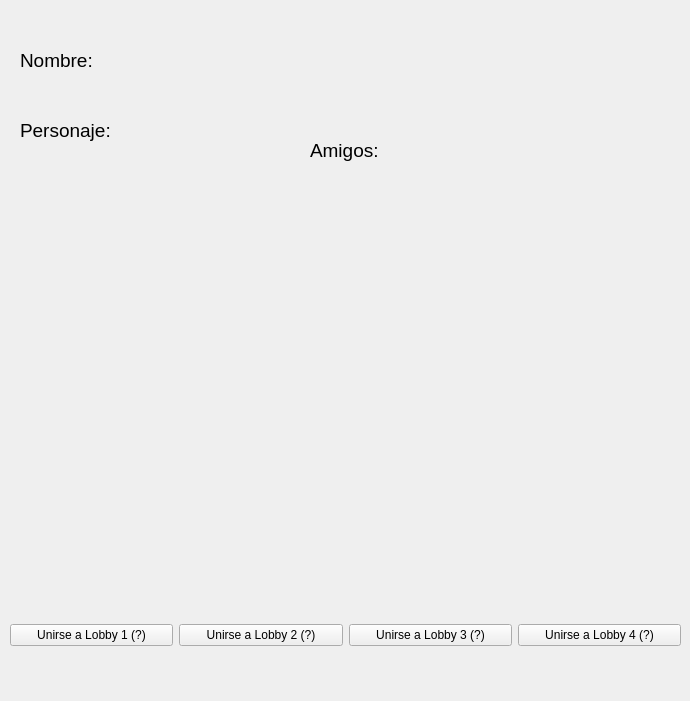
<?xml version="1.0" encoding="UTF-8"?>
<ui version="4.0">
 <class>DCClub</class>
 <widget class="QWidget" name="DCClub">
  <property name="geometry">
   <rect>
    <x>0</x>
    <y>0</y>
    <width>690</width>
    <height>701</height>
   </rect>
  </property>
  <property name="minimumSize">
   <size>
    <width>690</width>
    <height>701</height>
   </size>
  </property>
  <property name="maximumSize">
   <size>
    <width>690</width>
    <height>701</height>
   </size>
  </property>
  <property name="windowTitle">
   <string>Form</string>
  </property>
  <widget class="QLabel" name="nombre">
   <property name="geometry">
    <rect>
     <x>120</x>
     <y>10</y>
     <width>341</width>
     <height>101</height>
    </rect>
   </property>
   <property name="text">
    <string>&lt;html&gt;&lt;head/&gt;&lt;body&gt;&lt;p&gt;&lt;br/&gt;&lt;/p&gt;&lt;p&gt;&lt;br/&gt;&lt;/p&gt;&lt;/body&gt;&lt;/html&gt;</string>
   </property>
  </widget>
  <widget class="QLabel" name="label">
   <property name="geometry">
    <rect>
     <x>20</x>
     <y>100</y>
     <width>121</width>
     <height>61</height>
    </rect>
   </property>
   <property name="text">
    <string>&lt;html&gt;&lt;head/&gt;&lt;body&gt;&lt;p&gt;&lt;span style=&quot; font-size:14pt;&quot;&gt;Personaje:&lt;/span&gt;&lt;/p&gt;&lt;/body&gt;&lt;/html&gt;</string>
   </property>
  </widget>
  <widget class="QLabel" name="personaje">
   <property name="geometry">
    <rect>
     <x>10</x>
     <y>160</y>
     <width>281</width>
     <height>381</height>
    </rect>
   </property>
   <property name="text">
    <string/>
   </property>
  </widget>
  <widget class="QLabel" name="logo">
   <property name="geometry">
    <rect>
     <x>394</x>
     <y>5</y>
     <width>291</width>
     <height>111</height>
    </rect>
   </property>
   <property name="text">
    <string/>
   </property>
  </widget>
  <widget class="QLabel" name="label_2">
   <property name="geometry">
    <rect>
     <x>20</x>
     <y>30</y>
     <width>121</width>
     <height>61</height>
    </rect>
   </property>
   <property name="text">
    <string>&lt;html&gt;&lt;head/&gt;&lt;body&gt;&lt;p&gt;&lt;span style=&quot; font-size:14pt;&quot;&gt;Nombre:&lt;/span&gt;&lt;/p&gt;&lt;/body&gt;&lt;/html&gt;</string>
   </property>
  </widget>
  <widget class="QLabel" name="label_3">
   <property name="geometry">
    <rect>
     <x>310</x>
     <y>110</y>
     <width>91</width>
     <height>81</height>
    </rect>
   </property>
   <property name="text">
    <string>&lt;html&gt;&lt;head/&gt;&lt;body&gt;&lt;p&gt;&lt;span style=&quot; font-size:14pt;&quot;&gt;Amigos:&lt;/span&gt;&lt;/p&gt;&lt;/body&gt;&lt;/html&gt;</string>
   </property>
  </widget>
  <widget class="QLabel" name="amigos">
   <property name="geometry">
    <rect>
     <x>300</x>
     <y>190</y>
     <width>231</width>
     <height>121</height>
    </rect>
   </property>
   <property name="text">
    <string/>
   </property>
  </widget>
  <widget class="QWidget" name="horizontalLayoutWidget">
   <property name="geometry">
    <rect>
     <x>10</x>
     <y>580</y>
     <width>671</width>
     <height>111</height>
    </rect>
   </property>
   <layout class="QHBoxLayout" name="horizontalLayout">
    <item>
     <widget class="QPushButton" name="lobby1">
      <property name="text">
       <string>Unirse a Lobby 1 (?)</string>
      </property>
     </widget>
    </item>
    <item>
     <widget class="QPushButton" name="pushButton_2">
      <property name="text">
       <string>Unirse a Lobby 2 (?)</string>
      </property>
     </widget>
    </item>
    <item>
     <widget class="QPushButton" name="pushButton_3">
      <property name="text">
       <string>Unirse a Lobby 3 (?)</string>
      </property>
     </widget>
    </item>
    <item>
     <widget class="QPushButton" name="pushButton_4">
      <property name="text">
       <string>Unirse a Lobby 4 (?)</string>
      </property>
     </widget>
    </item>
   </layout>
  </widget>
  <widget class="QLabel" name="cantidad">
   <property name="geometry">
    <rect>
     <x>410</x>
     <y>120</y>
     <width>51</width>
     <height>61</height>
    </rect>
   </property>
   <property name="text">
    <string/>
   </property>
  </widget>
 </widget>
 <resources/>
 <connections/>
</ui>
